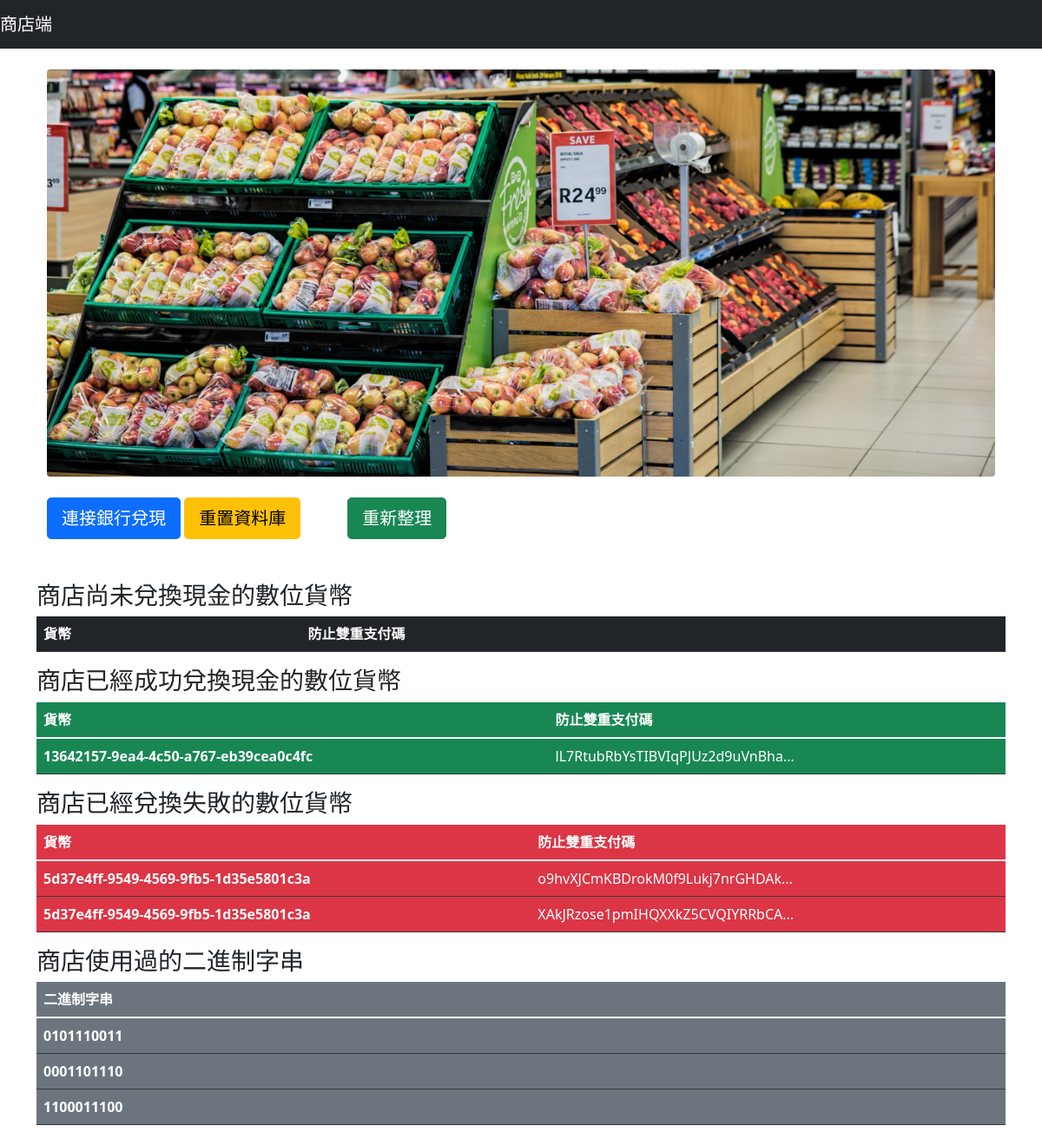
Before: / with the older database file.
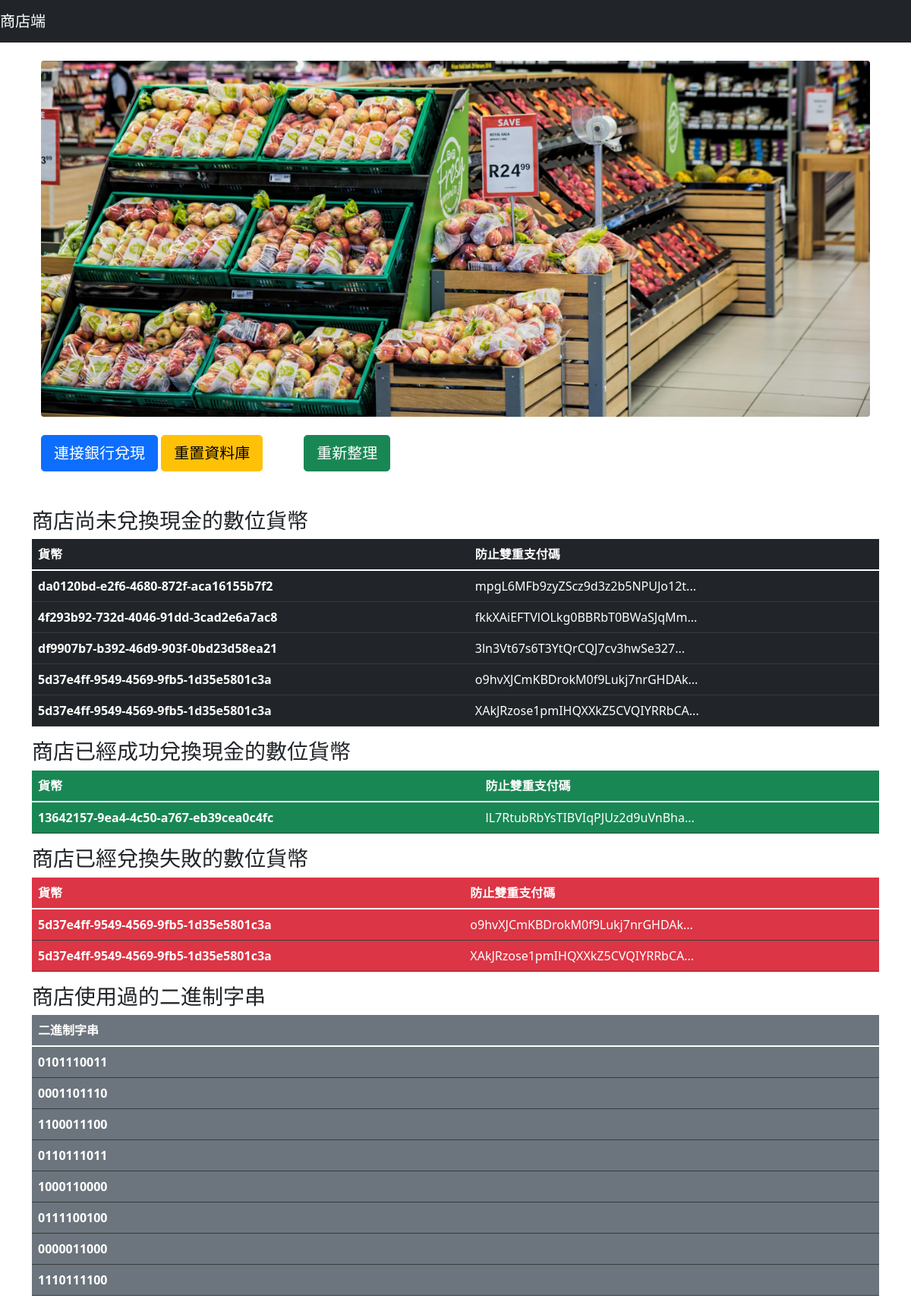
After: the same page with the newer database file.
### tables this page shows
CREATE TABLE STOREWALLET(
   id INTEGER PRIMARY KEY AUTOINCREMENT,
   hidden_user_info     TEXT                NOT NULL,
   digital_currency     TEXT     DEFAULT 0   NOT NULL,
   deposited         INT     DEFAULT 0,           
   deposit_fail         INT     DEFAULT 0
);

CREATE TABLE BINARYSTRINGS(
   id INTEGER PRIMARY KEY AUTOINCREMENT,
   binary_string     TEXT     DEFAULT 0   NOT NULL
);

### app.py (the view)
@app.route('/',methods=['GET'])
def homePage():
    NotDepositedYetCurrencys=SQLiteUtil.getCurrencyNotYetDepositForFrontEnd()
    CurrencysDeposited=SQLiteUtil.getCurrencyDepositedForFrontEnd()
    CurrencyDepositFail=SQLiteUtil.getCurrencyDepositFailForFrontEnd()
    binaryStrings = SQLiteUtil.getBinaryStringForFrontEnd()
    return render_template('index.html',NotDepositedYetCurrencys=NotDepositedYetCurrencys,CurrencysDeposited=CurrencysDeposited,CurrencyDepositFail=CurrencyDepositFail,binaryStrings=binaryStrings)

### SQLiteUtil.py (called while the page is built)
def getCurrencyNotYetDepositForFrontEnd():
    s=storeWalletTable.select().where(storeWalletTable.c.deposited==0,storeWalletTable.c.deposit_fail==0)
    conn = engine.connect()
    results = conn.execute(s)
    returnResult=list()
    for result in results:
        currency=result[2]
        hiddenUserInfo=json.loads(result[1])
        hiddenUserInfo=hiddenUserInfo[0][:30]+"..."
        resultList=list(result)
        returnResult.append([currency,hiddenUserInfo])
    return returnResult

def getCurrencyDepositedForFrontEnd():
    s=storeWalletTable.select().where(storeWalletTable.c.deposited==1 , storeWalletTable.c.deposit_fail!=1)
    conn = engine.connect()
    results = conn.execute(s)
    returnResult=list()
    for result in results:
        currency=result[2]
        hiddenUserInfo=json.loads(result[1])
        hiddenUserInfo=hiddenUserInfo[0][:30]+"..."
        resultList=list(result)
        returnResult.append([currency,hiddenUserInfo])
    return returnResult

def getCurrencyDepositFailForFrontEnd():
    s=storeWalletTable.select().where(storeWalletTable.c.deposit_fail==1)
    conn = engine.connect()
    results = conn.execute(s)
    returnResult=list()
    for result in results:
        currency=result[2]
        hiddenUserInfo=json.loads(result[1])
        hiddenUserInfo=hiddenUserInfo[0][:30]+"..."
        returnResult.append([currency,hiddenUserInfo])
    return returnResult

def getBinaryStringForFrontEnd():
    s=binaryStringTable.select()
    conn = engine.connect()
    results = conn.execute(s)
    returnResult=list()
    for result in results:
        binaryString=result[1]
        returnResult.append(binaryString)
    return returnResult

### templates/index.html (shortened to what this page needs)
<!DOCTYPE html>
<html lang="en">
<head>
    <link href="https://cdn.jsdelivr.net/npm/bootstrap@5.1.3/dist/css/bootstrap.min.css" rel="stylesheet"
>
</head>
<body>
    <nav class="navbar navbar-expand-lg navbar-dark bg-dark">
        <a class="navbar-brand" style=" font: size 100px;" href="#">商店端</a>
    </nav>
    <div class="container">
        <div class="container">
            <br>
            <img src="/static/images/Store.jpg" class="rounded mx-auto d-block" alt="..." style="width:100%">
            <br>
            <a type="button" class="btn btn-primary btn-lg" href="/deposit">連接銀行兌現</a>
            <a type="button" class="btn btn-warning btn-lg" href="/refresh-database">重置資料庫</a>
            <a type="button" class="btn btn-success btn-lg" style="position: relative;left:50px;" href="/">重新整理</a>
        </div>
        <br>
        <br>
        <h3>商店尚未兌換現金的數位貨幣</h3>
        <table class="table table-dark">
            <thead>
                <tr>
                    <th scope="col">貨幣</th>
                    <th scope="col">防止雙重支付碼</th>
                </tr>
            </thead>
            <tbody>
                {% for NotDepositedYetCurrency in NotDepositedYetCurrencys %}
                <tr>
                    <th>{{ NotDepositedYetCurrency[0]}}</th>
                    <td>{{NotDepositedYetCurrency[1]}}</td>
                </tr>
                {% endfor %}
            </tbody>
        </table>
        <h3>商店已經成功兌換現金的數位貨幣</h3>
        <table class="table table-dark">
            <thead>
                <tr>
                    <th scope="col" class="bg-success">貨幣</th>
                    <th scope="col" class="bg-success">防止雙重支付碼</th>
                </tr>
            </thead>
            <tbody>
                {% for CurrencyDeposited in CurrencysDeposited %}
                <tr>
                    <th class="bg-success">{{ CurrencyDeposited[0]}}</th>
                    <td class="bg-success">{{CurrencyDeposited[1]}}</td>
                </tr>
                {% endfor %}
            </tbody>
        </table>
        <h3>商店已經兌換失敗的數位貨幣</h3>
        <table class="table table-dark">
            <thead>
                <tr>
                    <th scope="col" class="bg-danger">貨幣</th>
                    <th scope="col" class="bg-danger">防止雙重支付碼</th>
                </tr>
            </thead>
            <tbody>
                {% for CurrencyDepositFailed in CurrencyDepositFail %}
                <tr>
                    <th class="bg-danger">{{ CurrencyDepositFailed[0]}}</th>
                    <td class="bg-danger">{{CurrencyDepositFailed[1]}}</td>
                </tr>
                {% endfor %}
            </tbody>
        </table>
        <h3>商店使用過的二進制字串</h3>
        <table class="table table-dark">
            <thead>
                <tr>
                    <th scope="col" class="bg-secondary">二進制字串</th>
                </tr>
            </thead>
            <tbody>
                {% for binaryString in binaryStrings %}
                <tr>
                    <th class="bg-secondary">{{ binaryString}}</th>
                </tr>
                {% endfor %}
            </tbody>
        </table>
    </div>
</body>
</html>

Changed rows visible on the page:
added STOREWALLET: digital_currency "da0120bd-e2f6-4680-872f-aca16155b7f2", NotDepositedYetCurrency "mpgL6MFb9zyZScz9d3z2b5NPUJo12t...", shown under "商店尚未兌換現金的數位貨幣"
added STOREWALLET: digital_currency "4f293b92-732d-4046-91dd-3cad2e6a7ac8", NotDepositedYetCurrency "fkkXAiEFTVlOLkg0BBRbT0BWaSJqMm...", shown under "商店尚未兌換現金的數位貨幣"
added STOREWALLET: digital_currency "df9907b7-b392-46d9-903f-0bd23d58ea21", NotDepositedYetCurrency "3ln3Vt67s6T3YtQrCQJ7cv3hwSe327...", shown under "商店尚未兌換現金的數位貨幣"
added STOREWALLET: digital_currency "5d37e4ff-9549-4569-9fb5-1d35e5801c3a", NotDepositedYetCurrency "o9hvXJCmKBDrokM0f9Lukj7nrGHDAk...", shown under "商店尚未兌換現金的數位貨幣"
added STOREWALLET: digital_currency "5d37e4ff-9549-4569-9fb5-1d35e5801c3a", NotDepositedYetCurrency "XAkJRzose1pmIHQXXkZ5CVQIYRRbCA...", shown under "商店尚未兌換現金的數位貨幣"
added BINARYSTRINGS: binary_string "0110111011"
added BINARYSTRINGS: binary_string "1000110000"
added BINARYSTRINGS: binary_string "0111100100"
added BINARYSTRINGS: binary_string "0000011000"
added BINARYSTRINGS: binary_string "1110111100"
